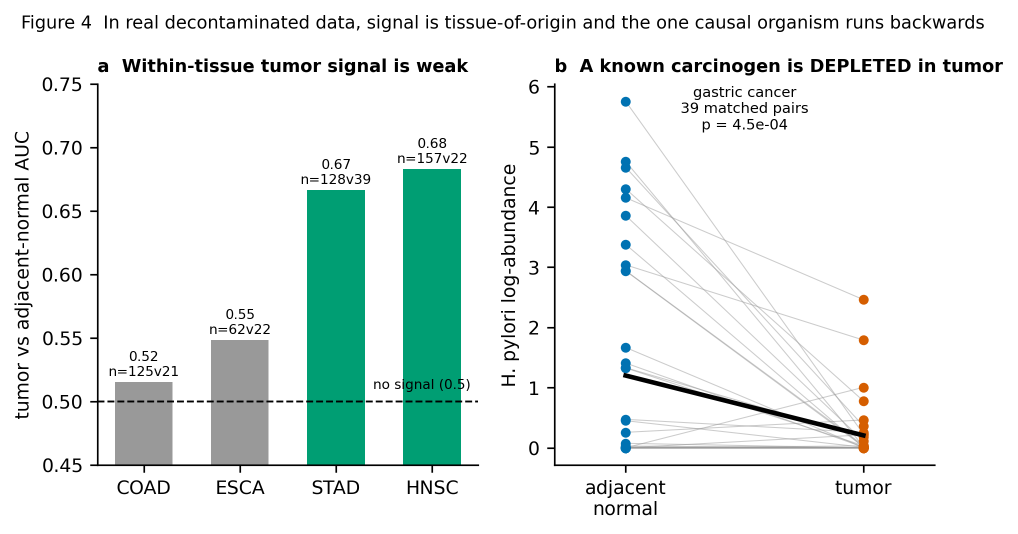
#> input picture figures/Figure4_real_data.png, 2035 x 1067 px (shown at 1/2 size)
$ python social_cards.py
#> lines starting #> are read from the running program, lines starting #| are printed output that depends on the picture
#!/usr/bin/env python3
"""
RO-2026-008 | Social card builder v1.1

Two adaptations of the poster, not reductions of it. A 44 x 44 poster shrunk
to a feed image is unreadable, so each card carries one hero figure, three
anchor numbers, and a single claim.

  SOCIAL_linkedin_1920x1005.png   1.91:1 landscape, LinkedIn feed
  SOCIAL_instagram_1080x1080.png  1:1 square, Instagram feed

Layout is a top-down cursor and the hero is sized from whatever space
remains, so no element can overrun the canvas.

    python3 social_cards.py
"""
import textwrap
import matplotlib
matplotlib.use("Agg")
matplotlib.rcParams["pdf.fonttype"] = 42
import matplotlib.pyplot as plt
import matplotlib.image as mpimg
from matplotlib.patches import Rectangle

# --- asset resolution -------------------------------------------------------
# Figures live in ../ ; the de-titled crops and the QR are derived here on
# demand into _derived/ (gitignored) so `make poster` works from a clean clone.
import os as _os, subprocess as _sp
_HERE = _os.path.dirname(_os.path.abspath(__file__))
_FIGS = _os.path.normpath(_os.path.join(_HERE, ".."))
_DER = _os.path.join(_HERE, "_derived")
_os.makedirs(_DER, exist_ok=True)

REPO_URL = "https://github.com/julian-borges-md/tumor-microbiome-causality-audit"


def _crop_title(name):
    """Remove the figure's internal title band. Returns path to the crop."""
    import numpy as _np
    from PIL import Image as _Im
    dst = _os.path.join(_DER, name.replace(".png", "_crop.png"))
    if _os.path.exists(dst):
        return dst
    im = _Im.open(_os.path.join(_FIGS, name))
    a = _np.array(im.convert("L"))
    ink = (a < 240).sum(axis=1)
    end = None
    for i, v in enumerate(ink):
        if v > 0:
            j = i
            while j < len(ink) and ink[j] > 0:
                j += 1
            end = j
            break
    im.crop((0, end + 22, im.size[0], im.size[1])).save(dst)
    return dst


def _hero_panel_b():
    """Split cropped Figure 4 at its widest internal whitespace, keep panel b."""
    import numpy as _np
    from PIL import Image as _Im
    dst = _os.path.join(_DER, "Fig4b_hpylori.png")
    if _os.path.exists(dst):
        return dst
    im = _Im.open(_crop_title("Figure4_real_data.png"))
    a = _np.array(im.convert("L"))
    ink = (a < 240).sum(axis=0)
    W = len(ink)
    lo, hi = int(W * 0.35), int(W * 0.65)
    bands, s = [], None
    for i in range(lo, hi):
        if ink[i] == 0 and s is None:
            s = i
        if ink[i] > 0 and s is not None:
            bands.append((s, i, i - s))
            s = None
    bands.sort(key=lambda b: -b[2])
    split = (bands[0][0] + bands[0][1]) // 2
    im.crop((split, 0, W, im.size[1])).save(dst)
    return dst


def _qr(url=REPO_URL):
    dst = _os.path.join(_DER, "repo_qr.png")
    if not _os.path.exists(dst):
        import qrcode
        q = qrcode.QRCode(box_size=20, border=1,
                          error_correction=qrcode.constants.ERROR_CORRECT_M)
        q.add_data(url)
        q.make(fit=True)
        q.make_image(fill_color="#12100E", back_color="white").save(dst)
    return dst


def _asset(name):
    """Resolve a figure name to a path, deriving crops when asked for."""
    if name.endswith("_crop.png"):
        return _crop_title(name.replace("_crop.png", ".png"))
    if name == "Fig4b_hpylori.png":
        return _hero_panel_b()
    if name == "repo_qr.png":
        return _qr()
    return _os.path.join(_FIGS, name)
# ---------------------------------------------------------------------------

INK = "#12100E"
MUTED = "#5A544D"
ACCENT = "#CC0000"
BG = "#FBFAF8"
HERO = "Fig4b_hpylori.png"

EYEBROW = "TUMOR MICROBIOME   |   CAUSAL INFERENCE"
TITLE = "A known carcinogen\nruns backwards"
CLAIM = ("Cross-sectional tumor microbiome abundance recovers the wrong "
         "causal direction.")
NUMBERS = [
    ("10 / 10", "seeds where standard tests\npassed on zero-signal data"),
    ("8x", "depletion of H. pylori at\nthe gastric tumor site"),
    ("100,204", "case independent\nreplication cohort"),
]
EVENT = ("BU Health Data Science & AI Showcase   |   15 September 2026   |   "
         "Hiebert Lounge")
BYLINE = ("Julian Borges, MD, MS   |   Department of Computer Science, "
          "Boston University Metropolitan College")


def build(path, px_w, px_h, dpi=150, show_claim=True, title_pt=34):
    W, H = px_w / dpi, px_h / dpi
    portrait_or_square = px_h >= px_w
    fig = plt.figure(figsize=(W, H), dpi=dpi)
    fig.patch.set_facecolor(BG)

    def t(x, y, s, pt, color=INK, weight="normal", wrap=None, leading=1.22):
        lines = []
        for para in s.split("\n"):
            lines.extend(textwrap.wrap(para, wrap) if wrap else [para])
        lh = pt * leading / 72.0
        for i, ln in enumerate(lines):
            fig.text(x / W, (y - i * lh) / H, ln, fontsize=pt, color=color,
                     weight=weight, ha="left", va="top", family="DejaVu Sans")
        return len(lines) * lh

    def bar(x, y, w, h, color=ACCENT):
        fig.add_artist(Rectangle((x / W, y / H), w / W, h / H,
                                 facecolor=color, edgecolor="none",
                                 transform=fig.transFigure))

    def hero(cx, y_top, avail_h, max_w):
        im = mpimg.imread(_asset(HERO))
        aspect = im.shape[1] / im.shape[0]
        h = avail_h
        w = h * aspect
        if w > max_w:
            w, h = max_w, max_w / aspect
        ax = fig.add_axes([(cx - w / 2) / W, (y_top - h) / H, w / W, h / H])
        ax.imshow(im)
        ax.axis("off")
        return h

    M = 0.50
    FOOT_H = 0.78

    if portrait_or_square:
        y = H - M
        bar(M, y - 0.09, 1.45, 0.09)
        y -= 0.26
        y -= t(M, y, EYEBROW, 11, color=ACCENT, weight="bold") + 0.14
        y -= t(M, y, TITLE, title_pt, weight="bold", leading=1.12) + 0.16
        if show_claim:
            y -= t(M, y, CLAIM, 14, color=MUTED, wrap=58) + 0.28
        else:
            y -= 0.14

        stats_h = 0.92
        floor = M + FOOT_H + 0.22 + stats_h + 0.26
        hero(W / 2, y, y - floor, W - 2 * M - 0.4)

        ys = M + FOOT_H + 0.22 + stats_h
        colw = (W - 2 * M) / 3
        for i, (big, small) in enumerate(NUMBERS):
            x = M + i * colw
            t(x, ys, big, 26, weight="bold", color=ACCENT)
            t(x, ys - 0.42, small, 10, color=MUTED, leading=1.25, wrap=26)
    else:
        LEFT_R = W * 0.47
        y = H - M
        bar(M, y - 0.09, 1.45, 0.09)
        y -= 0.26
        y -= t(M, y, EYEBROW, 11, color=ACCENT, weight="bold") + 0.14
        y -= t(M, y, TITLE, 34, weight="bold", leading=1.12) + 0.16
        y -= t(M, y, CLAIM, 14, color=MUTED, wrap=42) + 0.40

        for big, small in NUMBERS:
            t(M, y, big, 23, weight="bold", color=ACCENT)
            t(M + 1.75, y + 0.03, small, 10, color=MUTED, leading=1.25, wrap=34)
            y -= 0.64

        hx0 = LEFT_R + 0.25
        hero((hx0 + (W - M)) / 2, H - M - 0.05,
             H - 2 * M - FOOT_H - 0.05, (W - M) - hx0)

    bar(M, M + FOOT_H - 0.18, W - 2 * M, 0.016, color="#D8D2CA")
    t(M, M + FOOT_H - 0.30, EVENT, 10, color=MUTED)
    t(M, M + FOOT_H - 0.56, BYLINE, 10, color=MUTED)

    fig.savefig(path, dpi=dpi, facecolor=BG)
    plt.close(fig)
    print("wrote", path)


build("SOCIAL_linkedin_1920x1005.png", 1920, 1005)
#> in _crop_title, im is the input picture: PIL image 2035x1067 RGBA; mean R, G, B, A 227.3, 236.9, 234.3, 255
#> in _crop_title, `a = _np.array(im.convert("L"))`:
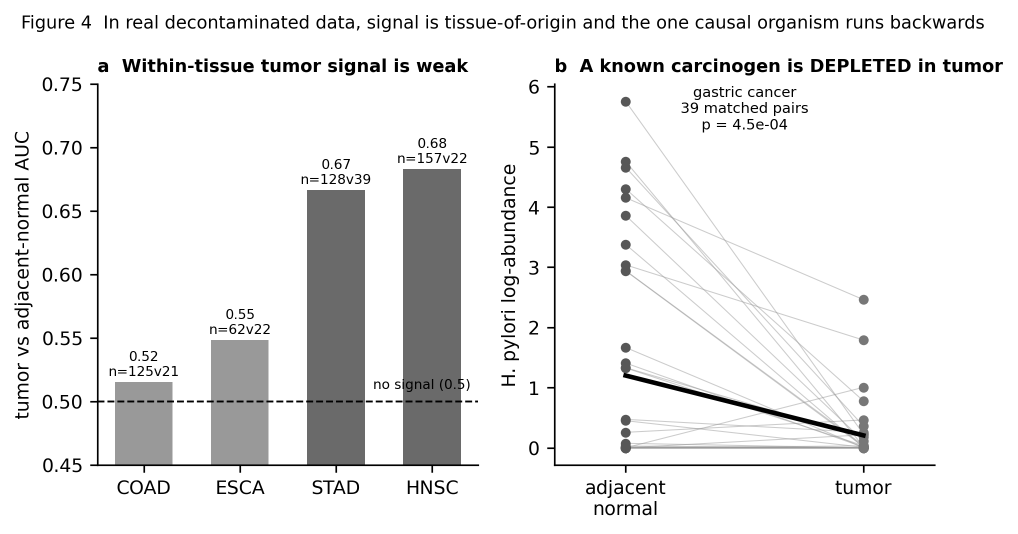
#> a: shape (1067, 2035) (shown at 1/2 size); min 0, max 255, mean 233.7
#> in _crop_title, `ink = (a < 240).sum(axis=1)`: ink = 1067 values, max 1576 at index 928, min 0 at index 0, mean 287.2
#> the loop in _crop_title, `for i, v in enumerate(ink):` made 31 passes
#> (v, end) on pass 31: (83, 64)
#> v on passes 1 to 6: 0, 0, 0, 0, 0, 0
#> in _crop_title, `im.crop((0, end + 22, im.size[0], im.size[1])).save(dst)`:
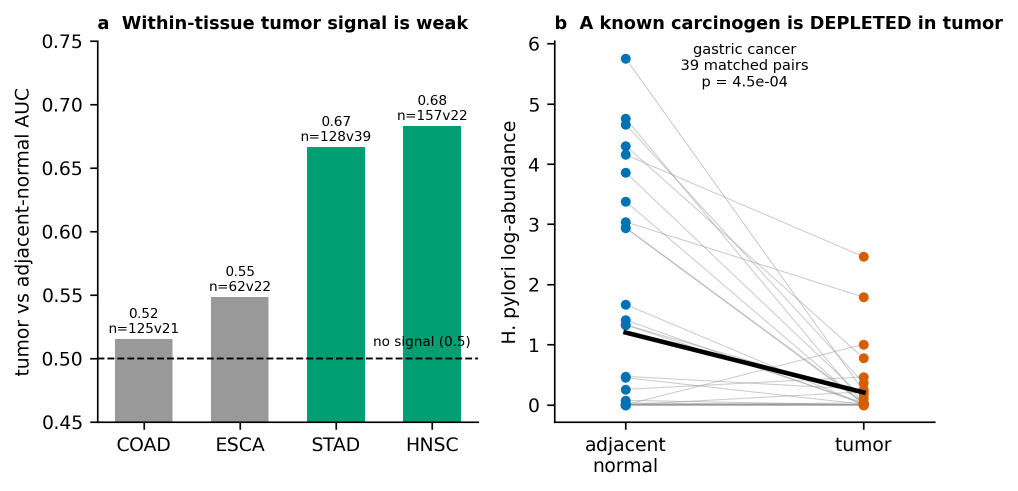
#> saved as Figure4_real_data_crop.png: PIL image 2035x981 RGBA (shown at 1/2 size); mean R, G, B, A 226.5, 237, 234.2, 255
#> in _hero_panel_b, `a = _np.array(im.convert("L"))`:
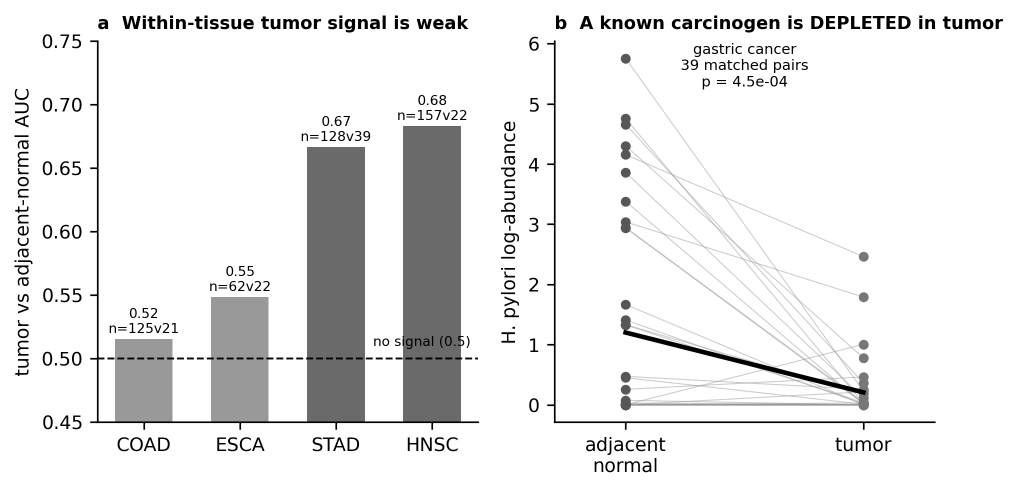
#> a: shape (981, 2035) (shown at 1/2 size); min 0, max 255, mean 233.5
#> in _hero_panel_b, `ink = (a < 240).sum(axis=0)`: ink = 2035 values, max 775 at index 197, min 0 at index 0, mean 142.4
#> in _hero_panel_b, `W = len(ink)`: W = 2035
#> in _hero_panel_b, `lo, hi = int(W * 0.35), int(W * 0.65)`: lo = 712; hi = 1322
#> after the loop in _hero_panel_b, `for i in range(lo, hi):`: bands = [(959, 1002, 43), (1038, 1057, 19), (1078, 1094, 16)]
#> in _hero_panel_b, `split = (bands[0][0] + bands[0][1]) // 2`: split = 980
#> in _hero_panel_b, `im.crop((split, 0, W, im.size[1])).save(dst)`:
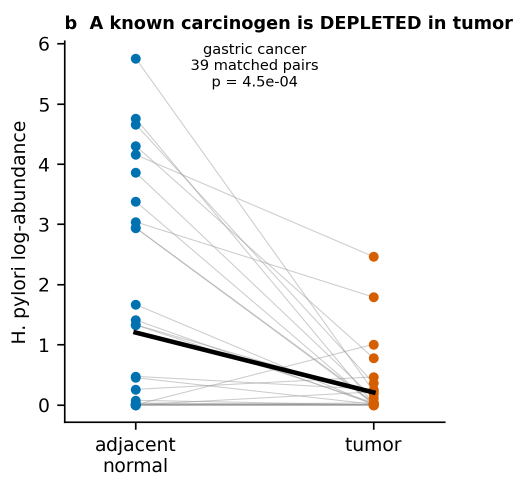
#> saved as Fig4b_hpylori.png: PIL image 1055x981 RGBA (shown at 1/2 size); mean R, G, B, A 245, 245.2, 245.3, 255
build("SOCIAL_instagram_1080x1350.png", 1080, 1350)
build("SOCIAL_instagram_1080x1080.png", 1080, 1080,
      show_claim=False, title_pt=30)
